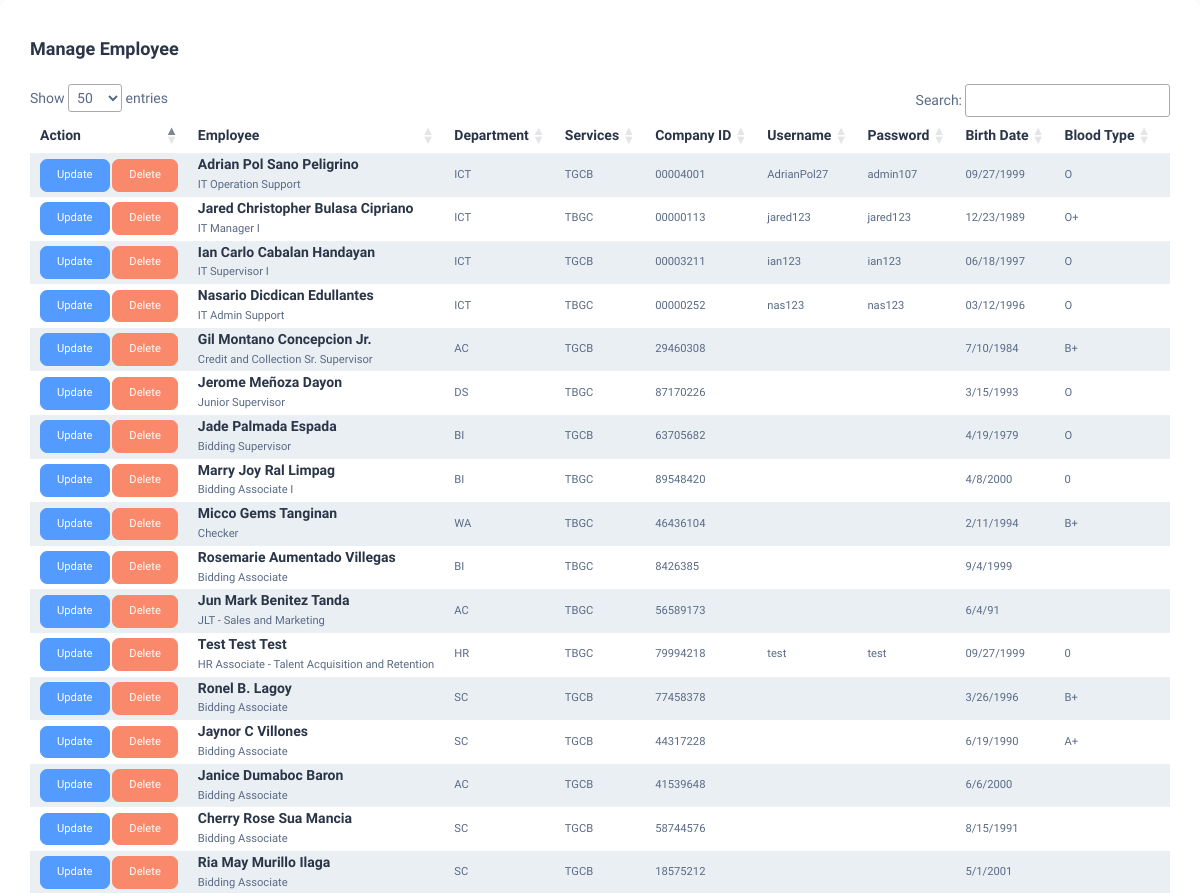
Page /dashboard/employee.php (signed in, upper part) on the earlier database version.
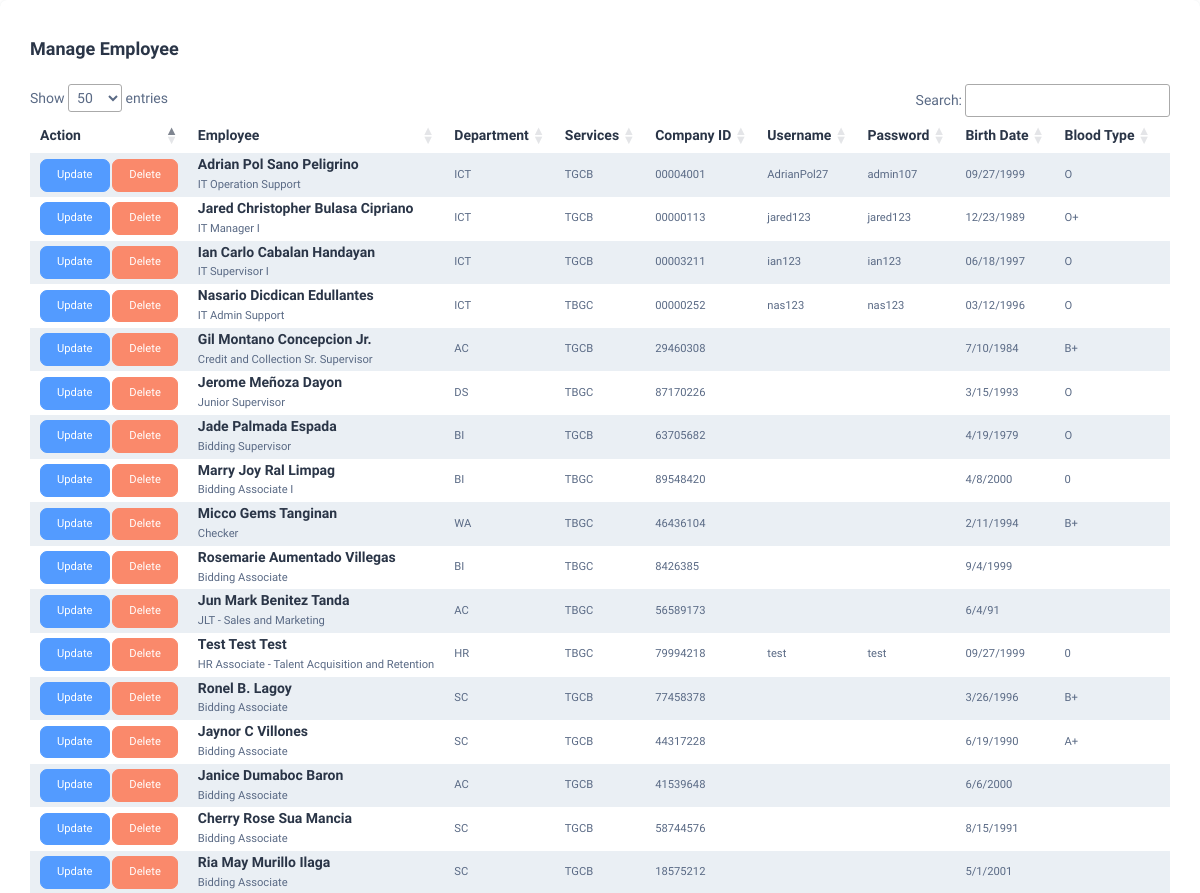
Same page on the later database version.
### tables this page shows
CREATE TABLE `users` (
  `id` int(11) NOT NULL,
  `user_role` tinyint(1) NOT NULL,
  `company_id` varchar(20) NOT NULL,
  `username` varchar(50) NOT NULL,
  `password` varchar(50) NOT NULL,
  `first_name` varchar(50) NOT NULL,
  `middle_name` varchar(50) NOT NULL,
  `last_name` varchar(50) NOT NULL,
  `birthdate` varchar(20) NOT NULL,
  `blood_type` varchar(5) NOT NULL,
  `address` text NOT NULL,
  `contact_person` varchar(100) NOT NULL,
  `contact_person_number` varchar(100) NOT NULL,
  `department` varchar(100) NOT NULL,
  `position` varchar(10) NOT NULL,
  `services` varchar(20) NOT NULL,
  `time_in` varchar(10) NOT NULL,
  `break_out` varchar(10) NOT NULL,
  `break_in` varchar(10) NOT NULL,
  `time_out` varchar(10) NOT NULL,
  `sss` varchar(50) NOT NULL,
  `pag_ibig` varchar(50) NOT NULL,
  `phic` varchar(50) NOT NULL,
  `tin` varchar(50) NOT NULL,
  `status` varchar(50) NOT NULL,
  `can_create` tinyint(1) NOT NULL,
  `can_update` tinyint(1) NOT NULL,
  `can_delete` tinyint(1) NOT NULL,
  `is_operation` tinyint(1) NOT NULL
);

### db/conn.php (called while the page is built)
<?php
    class DBConnection {
        private $host = "localhost";
        private $user = "root";
        private $pass = "";
        private $db = "one_centro";
        protected function connect() {
            try {
                $dsn = 'mysql: host=' . $this->host . ';dbname=' . $this->db;
                $pdo = new PDO($dsn, $this->user, $this->pass);
                $pdo->setAttribute(PDO::ATTR_ERRMODE, PDO::ERRMODE_EXCEPTION);
                return $pdo;
            } catch(PDOException $e) {
                print_r($e);
            }
        }
    }
?>

### models/users-facade.php (called while the page is built, shortened)
<?php
class UsersFacade extends DBConnection
{
    public function fetchUsers()
    {
        $sql = $this->connect()->prepare("SELECT * FROM users");
        $sql->execute();
        return $sql;
    }
}

### models/positions-facade.php (called while the page is built, shortened)
<?php
class PositionsFacade extends DBConnection {
    public function fetchPositionByCode($positionCode) {
        $sql = $this->connect()->prepare("SELECT position_name FROM positions WHERE position_code = ?");
        $sql->execute([$positionCode]);
        return $sql;
    }
}
?>

### dashboard/employee.php (the view, shortened to what the changed rows need)
<?php
include realpath(__DIR__ . '/../includes/layout/dashboard-header.php');
include realpath(__DIR__ . '/../models/users-facade.php');
include realpath(__DIR__ . '/../models/positions-facade.php');
$usersFacade = new UsersFacade;
$positionsFacade = new PositionsFacade;
if (isset($_SESSION["user_role"])) {
    $userRole = $_SESSION["user_role"];
}
?>
<div class="content-wrapper">
    <div class="card w-100 mb-0">
        <div class="card-body">
            <div class="table-responsive">
                <table class="table table-striped data-table text-nowrap mb-0 align-middle">
                    <thead class="text-dark fs-4">
                        <tr>
                            <th class="border-bottom-0">
                                <h6 class="fw-semibold mb-0">Action</h6>
                            </th>
                            <th class="border-bottom-0">
                                <h6 class="fw-semibold mb-0">Employee</h6>
                            </th>
                            <th class="border-bottom-0">
                                <h6 class="fw-semibold mb-0">Department</h6>
                            </th>
                            <th class="border-bottom-0">
                                <h6 class="fw-semibold mb-0">Services</h6>
                            </th>
                            <th class="border-bottom-0">
                                <h6 class="fw-semibold mb-0">Company ID</h6>
                            </th>
                            <?php if ($userRole == 1) { ?>
                                <th class="border-bottom-0">
                                    <h6 class="fw-semibold mb-0">Username</h6>
                                </th>
                                <th class="border-bottom-0">
                                    <h6 class="fw-semibold mb-0">Password</h6>
                                </th>
                            <?php } ?>
                            <th class="border-bottom-0">
                                <h6 class="fw-semibold mb-0">Birth Date</h6>
                            </th>
                            <th class="border-bottom-0">
                                <h6 class="fw-semibold mb-0">Blood Type</h6>
                            </th>
                            <th class="border-bottom-0">
                            </th>
                        </tr>
                    </thead>
                    <tbody>
                        <?php
                        $fetchUsers = $usersFacade->FetchUsers();
                        while ($row = $fetchUsers->fetch(PDO::FETCH_ASSOC)) { ?>
                            <tr>
                                <td class="border-bottom-0">
                                    <a href="employee?is_updated=<?= $row["id"] ?>" class="btn btn-info">Update</a>
                                    <a href="delete-employee?employee_id=<?= $row["id"] ?>" class="btn btn-danger" onclick="return confirm('Are you sure you want to delete this employee?');">Delete</a>
                                </td>
                                <td class="border-bottom-0">
                                    <h6 class="fw-semibold mb-1"><?= $row["first_name"] . ' ' . $row["middle_name"] . ' ' . $row["last_name"] ?></h6>
                                    <?php
                                    $positionCode = $row["position"];
                                    $fetchPositionByCode = $positionsFacade->fetchPositionByCode($positionCode);
                                    while ($pos = $fetchPositionByCode->fetch(PDO::FETCH_ASSOC)) { ?>
                                        <span class="fw-normal"><?= $pos["position_name"] ?></span>
                                    <?php } ?>
                                </td>
                                <td class="border-bottom-0">
                                    <p class="mb-0 fw-normal"><?= $row["department"] ?></p>
                                </td>
                                <td class="border-bottom-0">
                                    <p class="mb-0 fw-normal"><?= $row["services"] ?></p>
                                </td>
                                <td class="border-bottom-0">
                                    <p class="mb-0 fw-normal"><?= $row["company_id"] ?></p>
                                </td>
                                <?php if ($userRole == 1) { ?>
                                    <td class="border-bottom-0">
                                        <p class="mb-0 fw-normal"><?= $row["username"] ?></p>
                                    </td>
                                    <td class="border-bottom-0">
                                        <p class="mb-0 fw-normal"><?= $row["password"] ?></p>
                                    </td>
                                <?php } ?>
                                <td class="border-bottom-0">
                                    <p class="mb-0 fw-normal"><?= $row["birthdate"] ?></p>
                                </td>
                                <td class="border-bottom-0">
                                    <p class="mb-0 fw-normal"><?= $row["blood_type"] ?></p>
                                </td>
                                <td class="border-bottom-0">
                                </td>
                            </tr>
                        <?php } ?>
                    </tbody>
                </table>
            </div>
        </div>
    </div>
</div>
<?php include realpath(__DIR__ . '/../includes/layout/dashboard-footer.php') ?>

Differences in the rows shown:
changed users "Jared Christopher": services "TBGC" → "TGCB"
